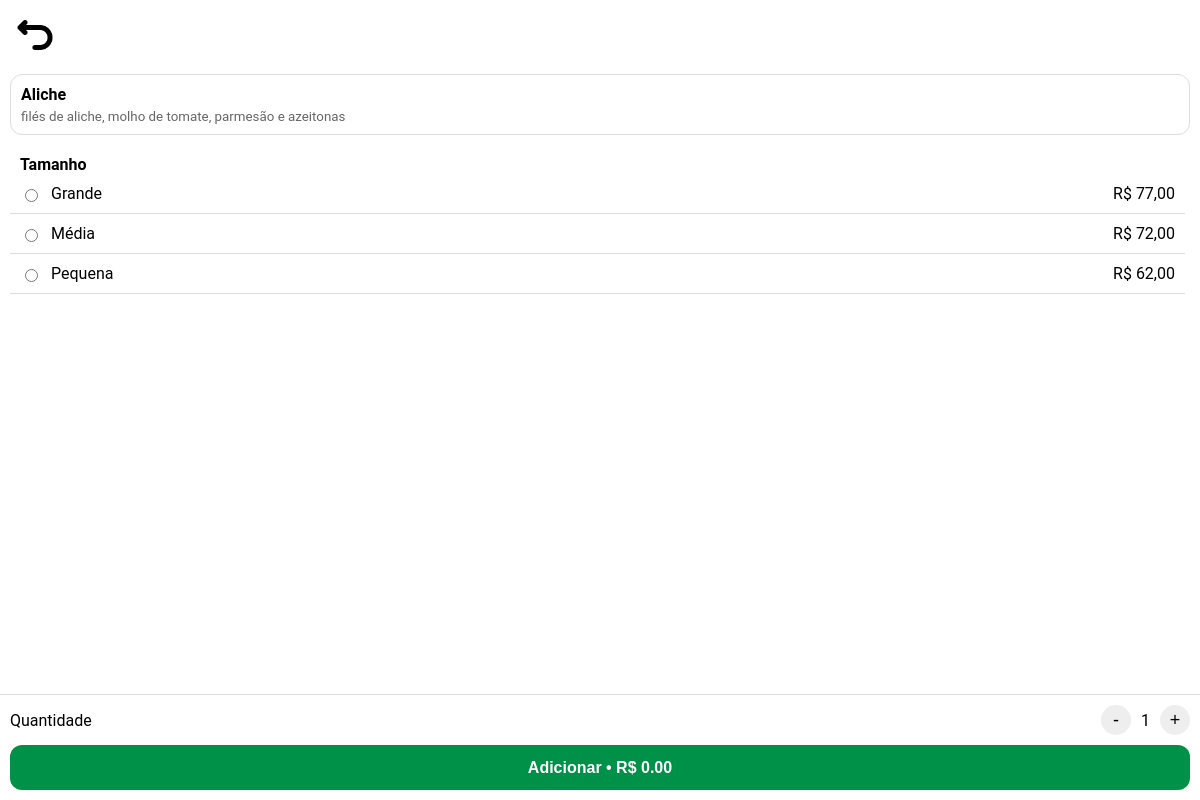
/item/9/1, run on the app's committed database.
### tables this page shows
CREATE TABLE itens (
        id INTEGER PRIMARY KEY,
        nome VARCHAR(100),
        descricao TEXT,
        preco REAL,
        id_estabelecimento INTEGER,
        id_categoria INTEGER,
        FOREIGN KEY (id_estabelecimento) REFERENCES estabelecimentos (id),
        FOREIGN KEY (id_categoria) REFERENCES categorias (id)
        );

CREATE TABLE opcoes_valores (
        id INTEGER PRIMARY KEY,
        nome VARCHAR(100),
        preco REAL,
        id_opcao INTEGER,
        id_estabelecimento INTEGER,
        FOREIGN KEY (id_opcao) REFERENCES opcoes (id),
        FOREIGN KEY (id_estabelecimento) REFERENCES opcoes (id)
        );

CREATE TABLE opcoes (
        id INTEGER PRIMARY KEY,
        nome VARCHAR(100),
        id_item INTEGER,
        id_estabelecimento INTEGER,
        FOREIGN KEY (id_item) REFERENCES itens (id),
        FOREIGN KEY (id_estabelecimento) REFERENCES estabelecimentos (id)
        );

### routes/item.py (the view)
@item_bp.route("/item/<int:id>/<int:id_estabelecimento>", methods=["GET"])
def item(id, id_estabelecimento):
    item = ItemModel.buscar_item(id, id_estabelecimento)
    opcoes = montar_opcoes(id)
    return render_template(
        "item.html",
        id=id,
        id_estabelecimento=id_estabelecimento,
        nome=item[0],
        descricao=item[1],
        opcoes=opcoes.values()
        )

### database/banco_dados_principal.py (called while the page is built)
def conectar_banco_dados_principal():
    return sqlite3.connect(BANCO_DADOS_PRINCIPAL)

### models/item_model.py (called while the page is built)
    @staticmethod
    def buscar_item(id, id_estabelecimento):
        conexao = None
        try:
            conexao = conectar_banco_dados_principal()
            cursor = conexao.cursor()
            cursor.execute(
                f"""
                SELECT
                nome,
                descricao,
                preco
                FROM {TABELA_ITENS}
                WHERE id = ? AND id_estabelecimento = ?
                """,
                    (
                        id,
                        id_estabelecimento
                    )
                )
            resultado = cursor.fetchone()
            return resultado
        except Exception as erro:
            print("Erro ao buscar item: ", erro)
            return
        finally:
            if conexao:
                conexao.close()

### templates/item.html (shortened to what this page needs)
<!DOCTYPE html>
<html lang="pt-BR">
<head>
    <link rel="stylesheet" href="{{ url_for('static', filename='css/item.css') }}">
</head>
<body>
    <div class="voltar">
        <a href="{{ url_for('estabelecimento.estabelecimento', id=id_estabelecimento) }}">
            <img src="{{ url_for('static', filename='images/icons/voltar_black.png') }}" width="40" alt="Relógio">
        </a>
    </div>
    <div class="informacoes-item">
        <b>{{ nome }}</b>
        <small>{{ descricao }}</small>
    </div>
    <div class="opcoes-scroll">
        {% for opcao in opcoes %}
            <div class="opcao-inteira">
                <b class="opcao-nome">{{ opcao.nome }}</b>
                {% for item in opcao.itens %}
                    <div class="opcao-item">
                        <label class="opcao-esquerda">
                            <input
                                type="radio"
                                name="opcao_{{ opcao.id }}"
                                value="{{ item.id }}"
                                data-preco="{{ item.preco }}"
                            >
                            <span>{{ item.nome }}</span>
                        </label>
                        <span>R$ {{ item.preco }}</span>
                    </div>
                {% endfor %}
            </div>
        {% endfor %}
    </div>
    <div class="adicionar-carrinho">
        <div class="quantidade">
            <span>Quantidade</span>
            <div class="controle-quantidade">
                <button type="button" class="btn-menos">-</button>
                <span id="qtd">1</span>
                <button type="button" class="btn-mais">+</button>
            </div>
        </div>
        <button class="botao-adicionar-carrinho">
            Adicionar • <span id="preco-total">R$ 0,00</span>
        </button>
    </div>
</body>
</html>

### static/css/item.css (style rules this page uses)
body { margin: 0; font-family: 'Roboto', sans-serif; font-size: 16px; }
.voltar { display: flex; margin: 15px; }
.informacoes-item { display: grid; flex-direction: column; gap: 5px; align-items: center; border: 1px solid #ddd; border-radius: 12px; padding: 10px; margin: 10px; background-color: #fff; margin-bottom: 20px; }
.informacoes-item b { font-size: 16px; }
.informacoes-item small { color: #666; }
.opcao-inteira { margin-bottom: 30px; }
.opcao-nome { margin-left: 20px; }
.opcao-item { display: flex; justify-content: space-between; padding: 10px; border-bottom: 1px solid #ddd; margin-left: 10px; margin-right: 10px; }
.opcao-esquerda { display: flex; text-align: left; align-items: center; gap: 10px; cursor: pointer; }
.opcoes-scroll { max-height: 300px; overflow-y: auto; padding-right: 5px; }
.adicionar-carrinho { position: fixed; bottom: 0; left: 0; right: 0; background: #fff; border-top: 1px solid #ddd; padding: 10px; display: flex; flex-direction: column; gap: 10px; }
.quantidade { display: flex; justify-content: space-between; align-items: center; }
.controle-quantidade { display: flex; align-items: center; gap: 10px; }
.controle-quantidade button { width: 30px; height: 30px; border-radius: 50%; border: none; background: #eee; font-size: 18px; cursor: pointer; }
.botao-adicionar-carrinho { width: 100%; height: 45px; border: none; border-radius: 12px; background: #009148; color: white; font-size: 16px; font-weight: bold; cursor: pointer; transition: 0.2s; }

### data on the page
itens: nome "Aliche", descricao "filés de aliche, molho de tomate, parmesão e azeitonas"
opcoes_valores: nome "Tamanho", nome "Grande", preco "77,00"
opcoes_valores: nome "Média", preco "72,00"
opcoes_valores: nome "Pequena", preco "62,00"
